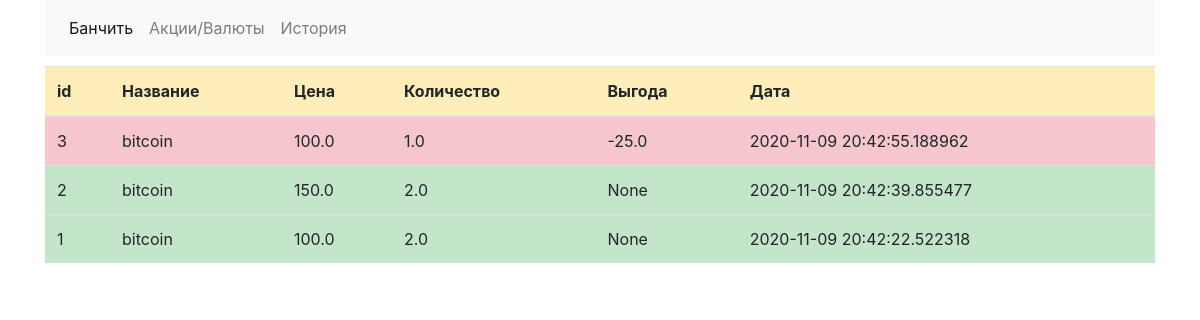
Before: /history with the older database file.
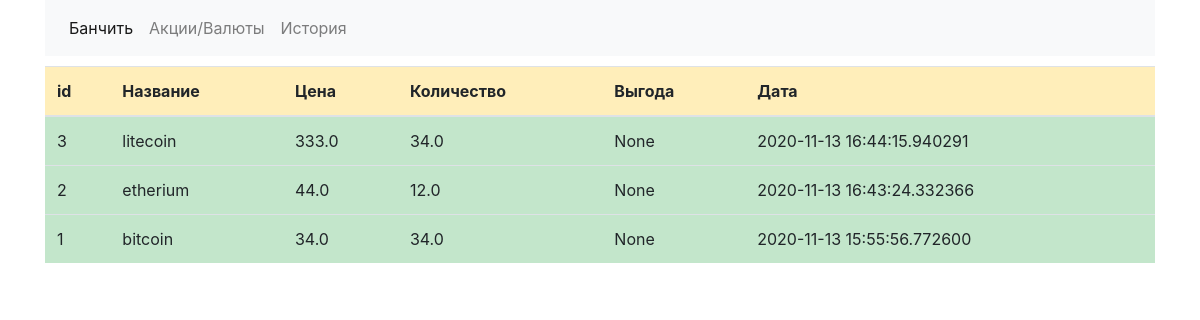
After: the same page with the newer database file.
### portf/models.py (models this page shows, shortened)
class History(db.Model):
    id = db.Column(db.Integer, primary_key=True)
    active_name = db.Column(db.String(20), db.ForeignKey(Actives.name), nullable=False)
    count = db.Column(db.Float, nullable=False)
    price = db.Column(db.Float, nullable=False)
    profit = db.Column(db.Float)
    date = db.Column(db.DateTime, nullable=False)

### portf/routes.py (the view)
@app.route('/history', methods=['GET', 'POST'])
def history():
    history = History.query.order_by(History.date.desc()).all()
    return render_template('history.html', history=history)

### portf/templates/history.html (shortened to what this page needs)
{% extends 'base.html' %}
{% block body %}
    <div class="table-responsive table_actives ">
        <table class="table table-hover">
          <thead>
            <tr class="table-warning">
              <th scope="col">id</th>
              <th scope="col">Название</th>
              <th scope="col">Цена</th>
              <th scope="col">Количество</th>
              <th scope="col">Выгода</th>
              <th scope="col">Дата</th>
            </tr>
          </thead>
          <tbody>
            {% for trans in history %}
                {% if trans.profit == None %}
                    <tr class="table-success">
                {% else %}
                    <tr class="table-danger">
                {% endif %}
                  <td>{{ trans.id }}</td>
                  <td>{{ trans.active_name }}</td>
                  <td>{{ trans.price }}</td>
                  <td>{{ trans.count }}</td>
                  <td>{{ trans.profit }}</td>
                  <td>{{ trans.date }}</td>
                </tr>
            {% endfor %}
          </tbody>
        </table>
    </div>
{% endblock %}

### portf/templates/base.html (shortened to what this page needs)
<!DOCTYPE html>
<html lang="en">
<head>
    <link rel="stylesheet" href="https://maxcdn.bootstrapcdn.com/bootstrap/4.0.0/css/bootstrap.min.css">
    <link rel="stylesheet" href="{{ url_for('static', filename='style_index.css') }}">
</head>
<body>
    <div class="container main-container">
        <nav class="navbar navbar-expand navbar-light bg-light nav-container">
            <ul class="navbar-nav">
              <li class="nav-item active">
                <a class="nav-link" href="/">Банчить</a>
              </li>
              <li class="nav-item">
                <a class="nav-link" href="/go_to_actives">Акции/Валюты</a>
          </li>
              <li class="nav-item">
                <a class="nav-link" href="/history">История</a>
              </li>
            </ul>
        </nav>
        {% block body %}{% endblock %}
    </div>
</body>
</html>
</html>

### portf/static/style_index.css (style rules this page uses)
.nav-container { margin-bottom: 10px; }

Changed rows visible on the page:
changed History id 3: active_name "bitcoin" → "litecoin"; price "100.0" → "333.0"; count "1.0" → "34.0"; profit "-25.0" → "None"; date "2020-11-09 20:42:55.188962" → "2020-11-13 16:44:15.940291"
changed History id 2: active_name "bitcoin" → "etherium"; price "150.0" → "44.0"; count "2.0" → "12.0"; date "2020-11-09 20:42:39.855477" → "2020-11-13 16:43:24.332366"
changed History "bitcoin": price "100.0" → "34.0"; count "2.0" → "34.0"; date "2020-11-09 20:42:22.522318" → "2020-11-13 15:55:56.772600"
